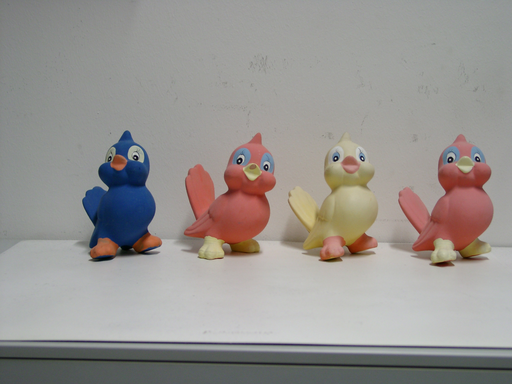
#> input picture Massively Parallel Computing/exercise02/crossCorrelation/images/img1.ppm, 512 x 384 px
$ python visualize_pcl.py --input-image '../../Massively Parallel Computing/exercise02/crossCorrelation/images/img1.ppm'   (older library calls are emulated)
#> lines starting #> are read from the running program, lines starting #| are printed output that depends on the picture
#!/usr/bin/env python
import argparse
import os
import sys

import imageio
import numpy as np
from skimage.transform import rescale
from matplotlib import pyplot as plt
from mpl_toolkits.mplot3d import axes3d, Axes3D


# [101 lines left out: functions disparity_to_depth, img_to_3D_coordinates, disparity_to_pointcloud, not called in this run]


def main(argv):
    parser = argparse.ArgumentParser(
        description=("Exercise_4_3 for the Machine Learning Course in Graphics"
                     " and Vision 2018")
    )
    parser.add_argument(
        "--input-disparity",
        help="Path to the disparity map",
        type=str,
        default='./examples/disparity.npy'
    )
    parser.add_argument(
        "--input-image",
        help="Path to the input image",
        type=str,
        default='./examples/input_image.png'
    )
    parser.add_argument(
        "--output-dir",
        help='Where the output files should be saved.',
        type=str,
        default='./output/pointcloud',
    )
    parser.add_argument(
        "--interactive",
        help="Whether to show an interactive plot",
        action='store_true',
    )
    parser.add_argument(
        "--half-resolution",
        help="Whether half resolution images should be used",
        type=bool,
        default=True
    )

    args = parser.parse_args(argv)

    # Shortcuts
    disp = args.input_disparity
    img = args.input_image
    output_dir = args.output_dir
    half_resolution = args.half_resolution
    interactive = args.interactive

    # Create output directory
    if not os.path.exists(output_dir):
        os.makedirs(output_dir)

    # As we have calculated the disparity on half resolution, we have to downsample the input images accordingly
    if half_resolution:
        img = imageio.imread(img).astype(np.float32) / 255.
        img = rescale(img, 0.5, anti_aliasing=True, mode='reflect', multichannel=True)
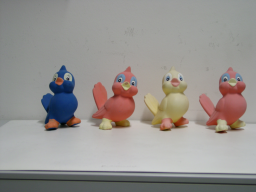
#> img: shape (192, 256, 3) float32; mean R, G, B 0.594, 0.579, 0.566

    # Get disparity
#> (the run stopped early here; a loop or call above may not have finished)
